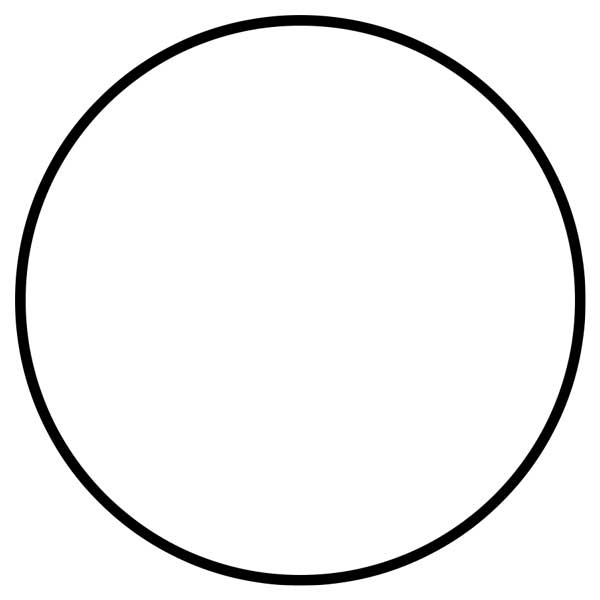
#> input picture test_images/circle.jpg, 600 x 600 px
$ python -i imageanalysis.py   (imports and definitions only)
#> lines starting #> are read from the running program, lines starting #| are printed output that depends on the picture
import skimage
from skimage import (feature, io)
from skimage.viewer import ImageViewer
from skimage.viewer import plugins
from skimage.viewer.widgets import Slider, ComboBox
from skimage.viewer.canvastools import RectangleTool

import matplotlib.pyplot as plt
import matplotlib.widgets as widgets

import numpy as np

import numba

import scipy as scipy
import scipy.optimize as opt
from scipy.spatial import distance
from scipy.integrate import solve_ivp
from scipy.optimize import dual_annealing, minimize

import sys

import argparse

import warnings

L = 'left'
R = 'right'
T = 'top'
B = 'bottom'


# [29 lines left out: functions positive_int, positive_float, get_crop, not called in this run]

def auto_crop(image, pad=50, σ=1, low=None, high=None):
    print('Performing auto-cropping, please wait...')
    edges = extract_edges(image, σ=σ, low=low, high=high)
    x = edges[:, 0]
    y = edges[:, 1]

    binwidth = 1
    lim = np.ceil(np.abs([x, y]).max() / binwidth) * binwidth
    bins = np.arange(0, lim + 2*binwidth, binwidth)

    hist, bin_edges = np.histogram(y, bins=bins)
    zero_locations = [b for b, c in zip(bin_edges, hist) if c == 0]
    tops = [b for b, δ in zip(zero_locations, np.diff(zero_locations))
            if δ > 1]
    zero_loc, top, *_ = tops
    bottom = zero_locations[zero_locations.index(top) + 1] + pad
    top -= pad

    temp_x = np.array([x_pt for x_pt, y_pt in zip(x, y)
                       if top <= y_pt <= bottom])
    hist, bin_edges = np.histogram(temp_x, bins=bins)
    temp_x = np.array([x_pt for x_pt in temp_x
                       if hist[np.where(bin_edges==x_pt)] > 1])
    nonzeros = np.array([b for c, b in zip(*np.histogram(temp_x, bins=bins))
                         if c != 0])
    gaps = np.where(np.diff(nonzeros) > pad)[0]

    if gaps.size != 0:
        #Have some large gap
        x_bar = nonzeros.mean()
        left_sides = nonzeros[gaps]
        if (left_sides < x_bar).any():
            left = nonzeros[np.where(nonzeros == left_sides
                                     [np.where(left_sides
                                               < x_bar)][-1])[0][0] + 1]
        else:
            left = nonzeros[0]

        left -= pad

        if (left_sides > x_bar).any():
            right = nonzeros[np.where(nonzeros == left_sides
                                     [np.where(left_sides
                                               > x_bar)][0])[0][0]]
        else:
            right = nonzeros[-1]

        right += pad
    else:
        left, right = nonzeros[0] - pad, nonzeros[-1] + pad

    bounds = [left, right, top, bottom]
    return np.array(np.round(bounds), dtype=int)


# [11 lines left out: function calculate_angle, not called in this run]


def baseF(x, a):
    return np.dot(a, np.power(x, range(len(a))))


# [75 lines left out: functions crop_points, fit_line, sigma_setter, not called in this run]


def extract_edges(image, σ=1, low=None, high=None):
    '''
    Compute the detected edges using the canny algorithm

    :param image: numpy grayscale image
    :param σ: canny filter value to use
    :param check_σ: flag whether to visually check the edges that are detected
    :return: list of [x,y] coordinates for the detected edges
    '''
    edges = feature.canny(image, sigma=σ, low_threshold=low,
                          high_threshold=high)
    edges = np.array([[x, y] for y, row in enumerate(edges)
                      for x, val in enumerate(row) if val])
    return edges


# [305 lines left out: functions generate_droplet_width, generate_vectors, output_text, dist, fit_circle, generate_circle_vectors and 5 more, not called in this run]

class CannyPlugin(plugins.OverlayPlugin):

    name = 'Canny Filter'

    # [221 lines left out: functions __init__, add_widget, attach, output, analyze_frame, output_fits, not called in this run]

>>> import cv2
>>> picture = cv2.imread('../test_images/circle.jpg', cv2.IMREAD_GRAYSCALE)
#> picture is the input picture: shape (600, 600); min 0, max 255, mean 241.8
>>> result = auto_crop(picture)
#> in extract_edges, `edges = feature.canny(image, sigma=σ, low_threshold=low, high_threshol..`:
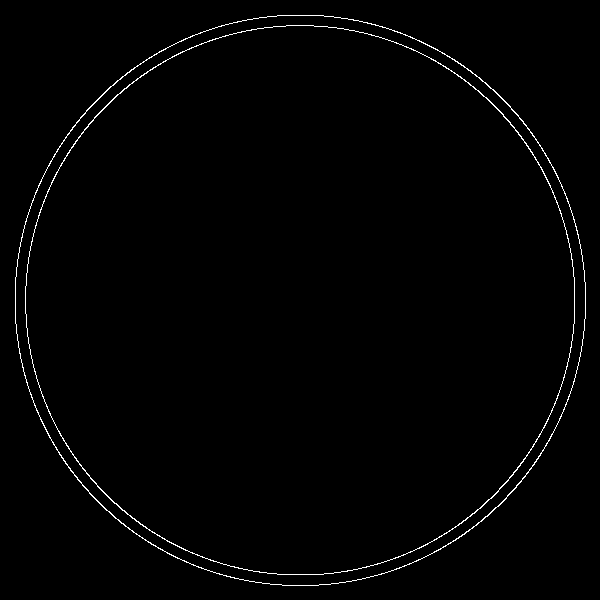
#> edges: shape (600, 600) bool; 1.1% white in thin lines or dots
#> in extract_edges, `edges = np.array([[x, y] for y, row in enumerate(edges) for x, val in ..`: edges = 3995 pairs, first value 15 to 585, second value 15 to 585
#> in auto_crop, `x = edges[:, 0]`: x = 3995 values, max 585 at index 1930, min 15 at index 1907, mean 300
#> in auto_crop, `y = edges[:, 1]`: y = 3995 values from 15 to 585
#> in auto_crop, `lim = np.ceil(np.abs([x, y]).max() / binwidth) * binwidth`: lim = 585
#> in auto_crop, `hist, bin_edges = np.histogram(y, bins=bins)`: hist = 586 values, max 55 at index 574, min 0 at index 0, mean 6.82; bin_edges = 587 values from 0 to 586
#> in auto_crop, `zero_locations = [b for b, c in zip(bin_edges, hist) if c == 0]`: zero_locations = [0, 1, 2, 3, 4, 5, 6, 7, 8, 9, 10, 11, 12, 13, 14]
#> in auto_crop, `tops = [b for b, δ in zip(zero_locations, np.diff(zero_locations)) if ..`: tops = []
#> (the run stopped early here; a loop or call above may not have finished)
